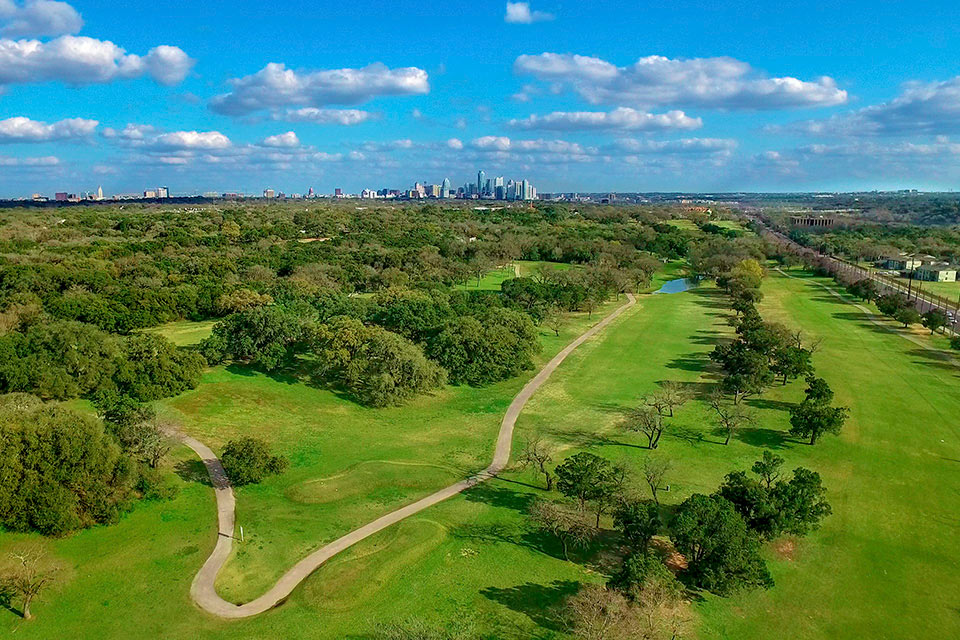
#> input picture images/event-firecracker-new.jpg, 960 x 640 px
$ python -i build-ig.py   (imports and definitions only)
#> lines starting #> are read from the running program, lines starting #| are printed output that depends on the picture
#!/usr/bin/env python3
"""
build-ig.py — regenerate /ig, the private 1080x1080 Instagram tile sheet.

Lenny, 2026-08-28: "a private page that uses the cards formatted for instagram
... the words and first image but in a 1x1 square format."

WHY THIS IS GENERATED AND NOT HAND-BUILT
----------------------------------------
The previous ig.html was hand-assembled and had drifted to 109 tiles while the
feed had grown to 173 linkable posts - 64 posts missing, and no way to notice.
This reads index.html as the single source of truth, so /ig can never fall
behind the feed again. Re-run it after publishing anything.

WHAT LANDS ON A TILE
--------------------
  category chip (top-left)  .card-tag  ->  Drops & Brands / Field Notes / News
  photograph (full bleed)   the card's FIRST image - carousel slide 1
  wordmark                  The Grassy Issue
  headline                  .card-title
  blurb                     .card-text, truncated (see below)

WHAT IS SKIPPED, AND WHY
------------------------
* The 8 quote/vignette cards (style="cursor:default") - no image, no
  destination, nothing to post.
* 2 posts genuinely have no image in their card media: the Lions Muny
  renovation and the Masters ticket lottery. They are REPORTED at the end of
  the run rather than silently dropped, because the fix is to give those cards
  an image, not to pretend they do not exist.

BLURB TRUNCATION
----------------
Card blurbs run 0-755 characters (median 233). Anything past ~170 either
overflows the square or shrinks the type past legibility at thumbnail size, so
blurbs are cut at the last sentence end before the limit, falling back to a word
boundary. Cutting mid-word looks broken on a graphic that goes out as artwork.

PRIVACY
-------
noindex+nofollow, and robots.txt already Disallows /ig. It is unlisted, NOT
secret - anyone with the URL can load it. Do not put anything here that would
matter if a stranger opened it.

EXPORT
------
Tiles render at exactly 1080x1080 CSS pixels, so a 1:1 screenshot is already the
right size. Note that .tile-img is a CSS background, so right-click > "Save image
as" will NOT capture the composed tile - screenshot it, or ask me to batch-render
the ones you want to real PNGs.
"""
import re, sys, html, json, statistics, pathlib
from PIL import Image, ImageStat

ROOT = pathlib.Path(__file__).resolve().parent
LIMIT = 170
MIN_WRITEUP = 60      # below this a text slide reads as blank, so it is skipped
# "drops" (plural) was missing until 17 September 2026, so the 12 multi-brand
# roundup cards fell through to the generic "The Grassy Issue" chip — on /ig and
# in the export both. The feed only ever uses these four types, and the site's
# own .card-tag text for drop and drops is identical, so they map to the same
# label here rather than inventing a second one.
TAGS = {"drop": "Drops &amp; Brands", "drops": "Drops &amp; Brands",
        "field": "Field Notes", "news": "News"}


def clean(frag):
    return re.sub(r"\s+", " ", re.sub(r"<[^>]+>", "", frag)).strip()


# [11 lines left out: function shorten, not called in this run]


_ABBR = ("A.P.C", "St", "Mr", "Mrs", "Ms", "Dr", "No", "vs", "Vol", "Est",
         "Jr", "Sr", "U.S", "U.K", "Ft", "Mt", "Co", "Inc")


# [62 lines left out: functions two_sentences, writeup, not called in this run]


def packshot_score(path):
    """
    0-100, HIGH = looks like a product shot on white. Same heuristic as the
    homepage packshot audit: flat bright corners +45, low corner noise +25,
    corners agreeing with each other +15, low saturation spread +15.

    Sampled on a 220px thumbnail so scoring ~1,000 images stays quick. Verified
    on a random 120-image sample: 100 lands on product-on-white (Spider putter,
    folded jerseys, polos), 0 lands on lifestyle (a neon sign, a driving range,
    a course at dawn). Roughly 45% of the library scores 100, which is why the
    grid needed sorting rather than just taking the first four images.
    """
#> called with path = 'images/event-firecracker-new.jpg'
    try:
        im = Image.open(path).convert('RGB')
#> im is the input picture: PIL image 960x640 RGB; mean R, G, B 83.5, 127.6, 90.8
        im.thumbnail((220, 220))
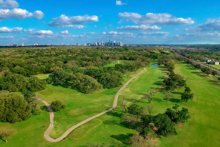
#> im: PIL image 220x147 RGB; mean R, G, B 83.6, 127.8, 90.9
    except Exception:
        return 50                                   # unreadable: treat as neutral
    w, h = im.size
#> w = 220; h = 147
    c = max(8, min(w, h) // 10)
#> c = 14
    corners = [im.crop((0, 0, c, c)), im.crop((w - c, 0, w, c)),
               im.crop((0, h - c, c, h)), im.crop((w - c, h - c, w, h))]
    lum, sds = [], []
    for x in corners:
        px = list(x.getdata())
        l = [0.299 * p[0] + 0.587 * p[1] + 0.114 * p[2] for p in px]
        lum.append(statistics.mean(l))
        sds.append(statistics.pstdev(l))
#> this loop made 4 passes
#> after the loop, lum = [168.3, 124.5, 98.24, 97.33]; sds = [24.36, 5.11, 16.73, 3.79]
    sat = im.convert('HSV').split()[1]
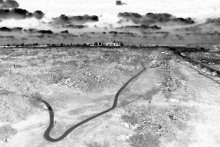
#> sat: PIL image 220x147 L; min 0, max 255, mean 174.7
    s = 0
    if statistics.mean(lum) > 232: s += 45
    if statistics.mean(sds) < 9:   s += 25
    if max(lum) - min(lum) < 14:   s += 15
    if ImageStat.Stat(sat).stddev[0] < 52: s += 15
    return s


_CACHE_PATH = ROOT / "research" / "ig-imagescores.json"
try:
    _CACHE = json.loads(_CACHE_PATH.read_text())
except Exception:
    _CACHE = {}


try:
    _raw = json.loads((ROOT / "data" / "ig-lead-overrides.json").read_text())
    LEAD_OVERRIDES = {k: (v if isinstance(v, str) else v["img"])
                      for k, v in _raw.items() if not k.startswith("_")}
    # optional per-image vertical anchor, 0 = flush to the top of the frame
    CROP_ANCHORS = {(v["img"] if isinstance(v, dict) else v): v["anchor"]
                    for v in _raw.values()
                    if isinstance(v, dict) and "anchor" in v}
except Exception:
    LEAD_OVERRIDES, CROP_ANCHORS = {}, {}

_face_cache = {}


# [27 lines left out: function head_clipped, not called in this run]


_boxes_cache = {}


# [116 lines left out: functions _faces, rank_images, type_scale, scrape, not called in this run]


FACES = "".join(
    f"@font-face{{font-family:'Editors Note Text';"
    f"src:url('/assets/fonts/editors-note-text-{f}.woff2') format('woff2');"
    f"font-weight:{w};font-style:{st};font-display:swap}}"
    for f, w, st in [("regular", 400, "normal"), ("italic", 400, "italic"),
                     ("bold", 700, "normal")])

CSS = FACES + """
/* RESPONSIVE SIZING - why every internal dimension is in em, not px.
   The box must stay a true 1:1 at ANY width so it screenshots square on a
   phone. So the tile carries a base font-size that tracks its own width
   (10px at 1080, scaling down with the viewport), and every size inside is a
   multiple of that base. Change the base and the whole composition scales.
   On a 3x phone a full-width box screenshots at ~1100 device px - already
   Instagram size, no resizing needed.
   NB: em compounds, so spacing on an element that sets its own font-size is
   expressed against THAT size (e.g. .ig-h margin .356em x 45 = 16). */
:root{--paper:#F4F1EA;--ink:#141414;--grass:#2D4A2B;
--serif:'Editors Note Text',Georgia,serif;--mono:'JetBrains Mono',monospace}
*{box-sizing:border-box;margin:0;padding:0}
body{background:#2a2a28;color:var(--paper);font-family:var(--mono);padding:18px 0 60px}
.head{max-width:min(1080px,100vw);margin:0 auto 22px;padding:0 14px}
.head h1{font-family:var(--serif);font-style:italic;font-weight:400;font-size:26px;margin-bottom:6px}
.head p{font-size:10.5px;letter-spacing:.09em;text-transform:uppercase;opacity:.62;line-height:1.7}
.tiles{display:flex;flex-direction:column;align-items:center;gap:34px}
.wrap{width:min(1080px,100vw)}
.cap{display:flex;justify-content:space-between;gap:10px;font-size:9.5px;letter-spacing:.1em;
text-transform:uppercase;opacity:.5;padding:0 12px 6px}
.cap a{color:inherit}
.tile{width:min(1080px,100vw);aspect-ratio:1/1;position:relative;overflow:hidden;background:#111;
font-size:min(10px,0.926vw)}
.tile-split{display:flex;flex-direction:column;background:var(--paper);color:var(--ink)}
.ig-grid{position:relative;flex:0 0 68%;min-height:0;display:grid;gap:.5em;background:#fff}
.ig-grid.g4{grid-template-columns:1fr 1fr;grid-template-rows:1fr 1fr}
.ig-grid.g3{grid-template-columns:1.45fr 1fr;grid-template-rows:1fr 1fr}
.ig-grid.g3 .gi:first-child{grid-row:span 2}
.ig-grid.g2{grid-template-columns:1fr 1fr;grid-template-rows:1fr}
.ig-grid.g1{grid-template-columns:1fr;grid-template-rows:1fr}
.gi{background-repeat:no-repeat;background-color:#fff}
.ig-lower{flex:1 1 auto;min-height:0;overflow:hidden;padding:3.4em 5.8em 3.2em;position:relative}
.ig-h{font-family:var(--serif);font-weight:700;font-size:4.5em;line-height:1.08;
letter-spacing:-.015em;margin-bottom:.356em;text-wrap:balance}
.ig-p{font-family:var(--serif);font-size:2.7em;line-height:1.4;opacity:.8}
.ig-logo{font-family:var(--mono);font-size:1.3em;letter-spacing:.24em;text-transform:uppercase;
color:var(--grass);margin-bottom:1.077em}
/* slide 2: the write-up, on TGI paper stock */
.tile-paper{background:var(--paper);color:var(--ink);display:flex;flex-direction:column;
justify-content:center;padding:10.4em 9.2em}
.ts-kicker{font-family:var(--mono);font-size:1.6em;letter-spacing:.18em;text-transform:uppercase;
color:var(--grass)}
.ts-rule{width:7.4em;height:.3em;background:var(--ink);opacity:.8;margin:2.4em 0 3.8em}
.ts-body{font-family:var(--serif);line-height:1.44;letter-spacing:-.005em}
.ts-title{font-family:var(--serif);font-weight:700;font-size:3em;line-height:1.2;
margin-bottom:.667em;opacity:.55}
.ts-foot{position:absolute;left:6.571em;bottom:4.286em;font-family:var(--mono);font-size:1.4em;
letter-spacing:.22em;text-transform:uppercase;opacity:.45}
@media print{body{background:#fff}.head,.cap{display:none}.tiles{gap:0}}
"""


_focal_cache = {}


TILE_W, TILE_H = 1080, 734          # picture area = 68% of the 1080 square
CROP_DIR = ROOT / "images" / "ig-crops"


# [194 lines left out: functions tile_crop, fit_frame, focal, _edge_colour, render, main, not called in this run]


# [2 lines not run here, left out]

>>> result = packshot_score('images/event-firecracker-new.jpg')
